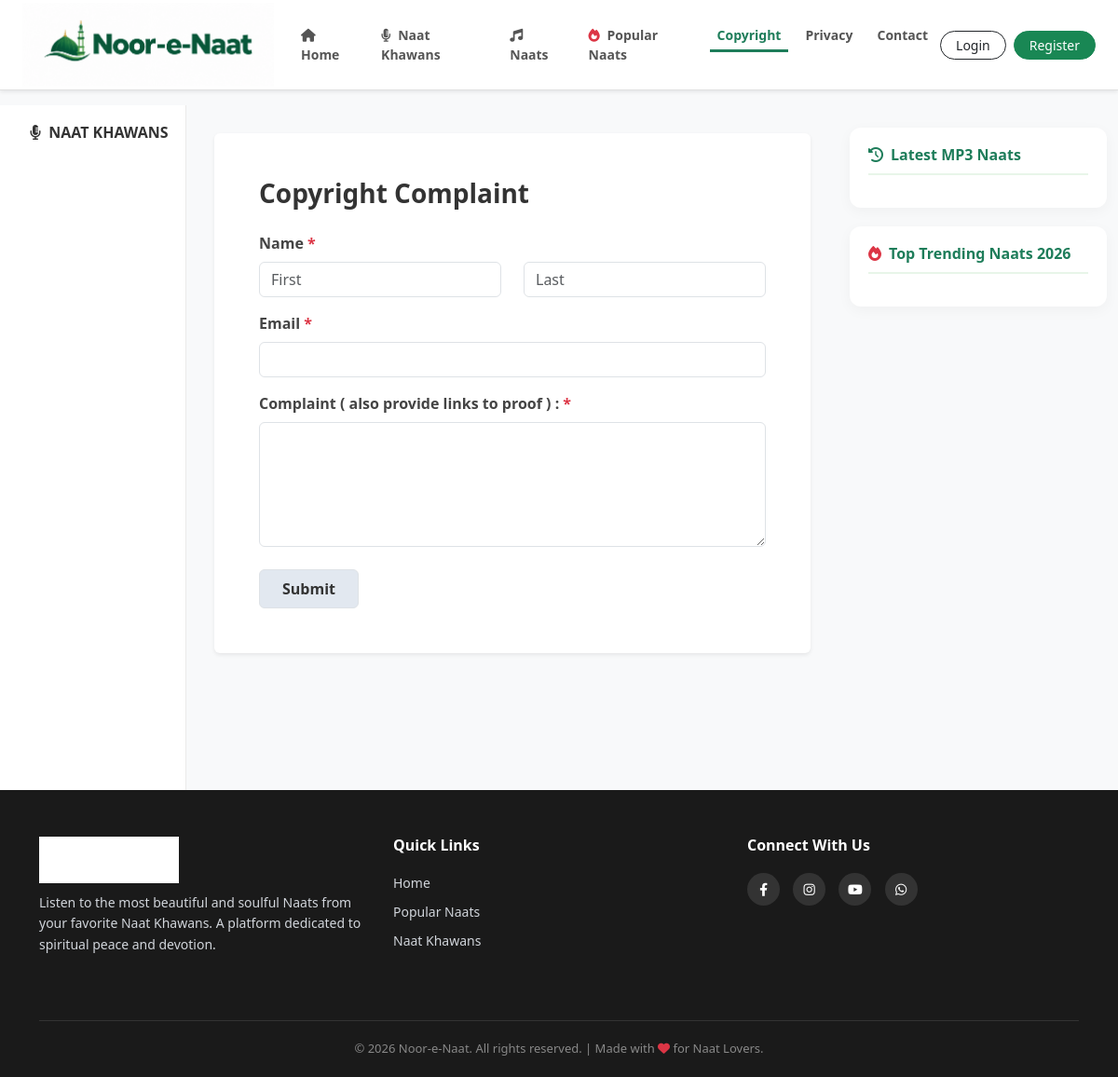
/copyright/, run on an earlier commit of the app's database.
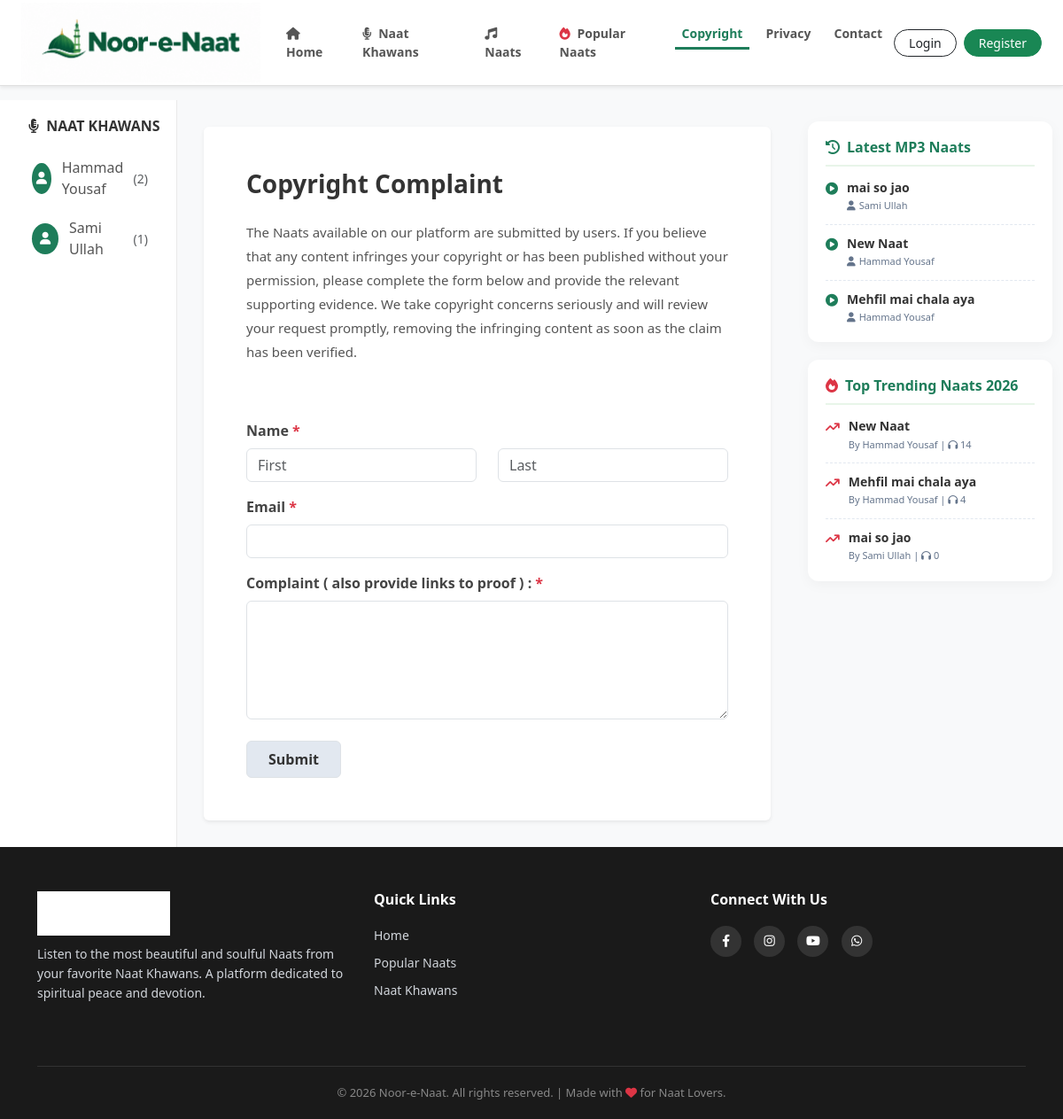
And on a later commit of the database.
### naat_app/models.py (models this page shows, shortened)
class NaatKhawan(models.Model):
    name = models.CharField(max_length=200)
    image = models.ImageField(upload_to='naat_khawan/', blank=True, null=True)

class PageContent(models.Model):
    PAGE_CHOICES = [
        ('privacy', 'Privacy Policy'),
        ('copyright', 'Copyright Policy'),
        ('contact', 'Contact Us'),
    ]
    page_name = models.CharField(max_length=20, choices=PAGE_CHOICES, unique=True)
    title = models.CharField(max_length=200, help_text="Page ka heading")
    content = models.TextField(help_text="Page ka poora content yahan likhein")

class Naat(models.Model):
    title = models.CharField(max_length=200)
    naat_khawan = models.ForeignKey(NaatKhawan, on_delete=models.CASCADE, related_name='naats')
    audio_file = models.FileField(upload_to='naats/')
    uploaded_at = models.DateTimeField(auto_now_add=True)
    is_live = models.BooleanField(default=True)
    is_popular = models.BooleanField(default=False)
    views = models.IntegerField(default=0, help_text="Kitni dafa suni gayi")

### naat_app/views.py (the view, shortened to what this page needs)
# urls.py: path('copyright/', views.copyright_page, name='copyright_page'),
def copyright_page(request):
    khawans = NaatKhawan.objects.all()
    for k in khawans:
        k.naat_count = Naat.objects.filter(naat_khawan=k, is_live=True).count()
    latest_naats = Naat.objects.filter(is_live=True).order_by('-uploaded_at')[:10]
    trending_naats = Naat.objects.filter(is_live=True).order_by('-views')[:10]
    page_data = PageContent.objects.filter(page_name='copyright').first()
    context = {'khawans': khawans, 'latest_naats': latest_naats, 'trending_naats': trending_naats, 'page_data': page_data}
    return render(request, 'pages/copyright.html', context)

### naat_app/templates/pages/copyright.html (shortened to what this page needs)
{% extends 'base.html' %}
{% block content %}
<div class="container-fluid mt-3">
    <div class="row">
        <div class="col-md-3 col-lg-2 sidebar d-none d-md-block">
            <h5><i class="fa-solid fa-microphone-lines me-1"></i> Naat Khawans</h5>
            {% for khawan in khawans %}
                <a href="{% url 'khawan_profile' khawan.id %}" class="khawan-link">
                    {% if khawan.image %}<img src="{{ khawan.image.url }}" class="artist-img-sidebar" alt="{{ khawan.name }}">{% else %}<div class="artist-placeholder-sidebar"><i class="fa-solid fa-user"></i></div>{% endif %}
                    {{ khawan.name }} <span class="ms-1 text-muted small">({{ khawan.naat_count }})</span>
                </a>
            {% endfor %}
        </div>
        <div class="col-12 col-md-6 col-lg-7 main-content">
            <div class="card p-4 p-md-5 shadow-sm border-0 content-card">
                <h2 class="fw-bold mb-4" style="color: #333; font-size: 28px;">
                    {% if page_data %}{{ page_data.title }}{% else %}Copyright Complaint{% endif %}
                </h2>
                {% if page_data %}
                    <div class="mb-5">{{ page_data.content|safe|linebreaks }}</div>
                {% endif %}
                <form method="POST">
                    <div class="mb-3">
                        <label class="form-label fw-bold" style="color: #444;">Name <span class="text-danger">*</span></label>
                        <div class="row">
                            <div class="col-md-6 mb-2 mb-md-0"><input type="text" name="first_name" class="form-control" placeholder="First" required></div>
                            <div class="col-md-6"><input type="text" name="last_name" class="form-control" placeholder="Last" required></div>
                        </div>
                    </div>
                    <div class="mb-3">
                        <label class="form-label fw-bold" style="color: #444;">Email <span class="text-danger">*</span></label>
                        <input type="email" name="email" class="form-control" required>
                    </div>
                    <div class="mb-4">
                        <label class="form-label fw-bold" style="color: #444;">Complaint ( also provide links to proof ) : <span class="text-danger">*</span></label>
                        <textarea name="complaint" class="form-control" rows="5" required></textarea>
                    </div>
                    <button type="submit" class="btn btn-light border px-4 py-2" style="background-color: #e2e8f0; font-weight: 600; color: #333;">Submit</button>
                </form>
            </div>
        </div>
        <div class="col-md-3 col-lg-3 d-none d-md-block mt-4">
            <div class="right-widget">
                <h5><i class="fa-solid fa-clock-rotate-left me-2"></i>Latest MP3 Naats</h5>
                {% for l_naat in latest_naats %}
                <div class="widget-item">
                    <i class="fa-solid fa-circle-play widget-icon"></i>
                    <div class="widget-text">
                        <a href="{% url 'naat_detail' l_naat.id %}">{{ l_naat.title }}</a>
                        <small><i class="fa-solid fa-user me-1"></i>{{ l_naat.naat_khawan.name }}</small>
                    </div>
                </div>
                {% endfor %}
            </div>
            <div class="right-widget">
                <h5><i class="fa-solid fa-fire text-danger me-2"></i>Top Trending Naats 2026</h5>
                {% for t_naat in trending_naats %}
                <div class="widget-item">
                    <i class="fa-solid fa-arrow-trend-up text-danger widget-icon"></i>
                    <div class="widget-text">
                        <a href="{% url 'naat_detail' t_naat.id %}">{{ t_naat.title }}</a>
                        <small>By {{ t_naat.naat_khawan.name }} | <i class="fa-solid fa-headphones"></i> {{ t_naat.views }}</small>
                    </div>
                </div>
                {% endfor %}
            </div>
        </div>
    </div>
</div>
{% endblock %}

What changed in the data, as far as the page shows it:
added NaatKhawan: name "Hammad Yousaf", naat_count "2"
added NaatKhawan: name "Sami Ullah", naat_count "1"
added PageContent: title "Copyright Complaint", content "The Naats available on our platform are submitted by users. If you believe that any content infringes your copyright or has been published without your permission, please complete the form below and provide the relevant supporting evidence. We take copyright concerns seriously and will review your request promptly, removing the infringing content as soon as the claim has been verified."
added Naat: title "mai so jao", naat_khawan.name "Sami Ullah", views "0"
added Naat: title "New Naat", naat_khawan.name "Hammad Yousaf", views "14"
added Naat: title "Mehfil mai chala aya", naat_khawan.name "Hammad Yousaf", views "4"
Also different on the page:
text no longer shown: "Copyright Complaint"
